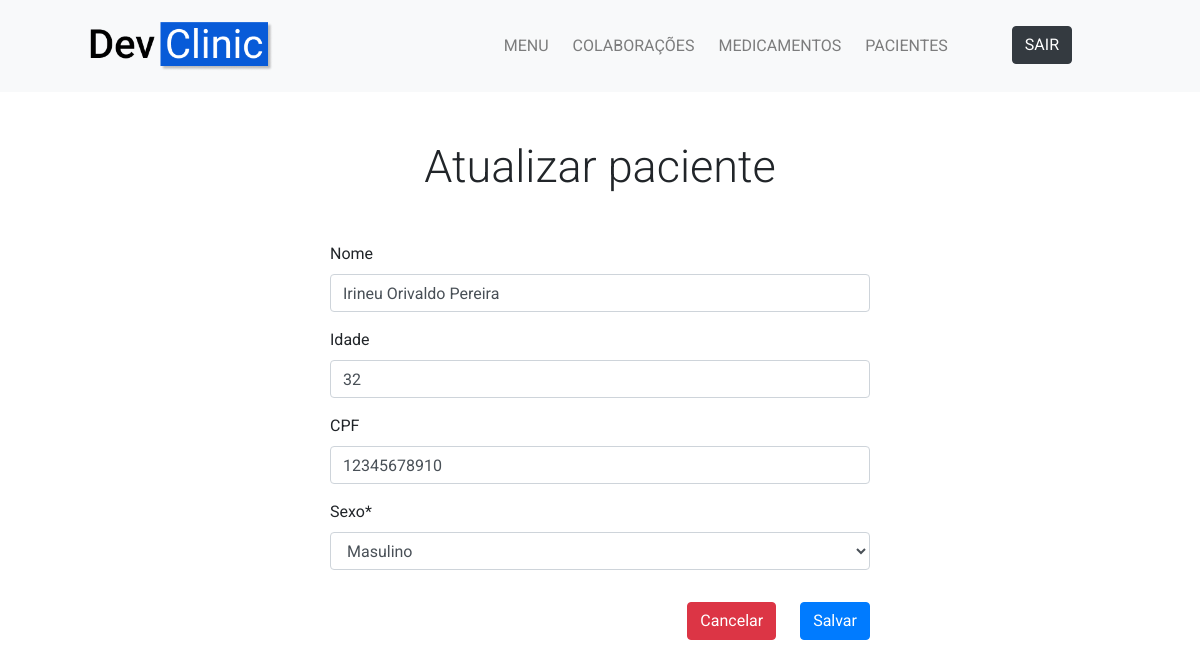
/paciente/2/editar/ (signed in), run on the app's committed database.
### paciente/models.py (models this page shows, shortened)
class Paciente(models.Model):
    SEXO_CHOICES = (
        ('Feminino', 'Feminino'),
        ('Masculino', 'Masculino')
    )
    nome = models.CharField(max_length=200)
    idade = models.BigIntegerField()
    cpf = models.CharField(max_length=11)
    sexo = models.CharField(max_length=9, choices=SEXO_CHOICES)
    datadecadastro = models.DateTimeField(auto_now_add=True)

### paciente/views.py (the view, shortened to what this page needs)
# urls.py: path('<int:pk_paciente>/editar/', views.editarpaciente, name='editarpaciente'),
@login_required
def editarpaciente(request, pk_paciente):
    if request.method == 'GET':
        paciente = get_object_or_404(Paciente, pk=pk_paciente)
        formulario = FormPaciente(instance=paciente)
        return render(request, 'paciente/editarpaciente.html', {'formulario':formulario, 'paciente':paciente})

### paciente/forms.py
class FormPaciente(ModelForm):
    class Meta:
        model = Paciente
        fields = ['nome', 'idade', 'cpf', 'sexo']

### paciente/templates/paciente/editarpaciente.html (shortened to what this page needs)
{% extends '../main/base.html' %}
{% block content %}
  <section class="py-5">
    <div class="container">
      <h1 class="display-4 text-center big-display">Atualizar paciente</h1>
      <div class="row justify-content-center mt-5">
        <div class="col-lg-6">
          <form method="POST">
            <div class="form-group">
              <label for="nome">Nome</label>
              <input type="text" class="form-control" name="nome" id="nome" value="{{ paciente.nome }}">
            </div>
            <div class="form-group">
              <label for="idade">Idade</label>
              <input type="text" class="form-control" name="idade" id="idade" value="{{ paciente.idade }}">
            </div>
            <div class="form-group">
              <label for="cpf">CPF</label>
              <input type="text" class="form-control" name="cpf" id="cpf" value="{{ paciente.cpf }}">
            </div>
            <div class="form-group">
              <label for="sexo">Sexo*</label>
              <select class="form-control" name="sexo" id='sexo'>
                {% if paciente.sexo == 'Masculino' %}
                  <option value="Masculino" selected>Masulino</option>
                {% else %}
                  <option value="Masculino">Masulino</option>
                  <option value="Feminino" selected>Feminino</option>
                {% endif %}
              </select>
            </div>
            <div class="d-flex justify-content-end">
              <a href="{% url 'paciente:menupaciente' %}" class="btn btn-danger mt-3 mr-4">Cancelar</a>
              <button type="submit" class="btn btn-primary mt-3">Salvar</button>
            </div>
          </form>
        </div>
      </div>
    </div>
  </section>
{% endblock %}

### main/static/main/css/style.css (style rules this page uses)
body { font-family: 'Roboto', sans-serif; }
.big-display { font-size: 45px; }

### data on the page
Paciente: nome "Irineu Orivaldo Pereira", idade "32", cpf "12345678910", sexo "Masulino"
